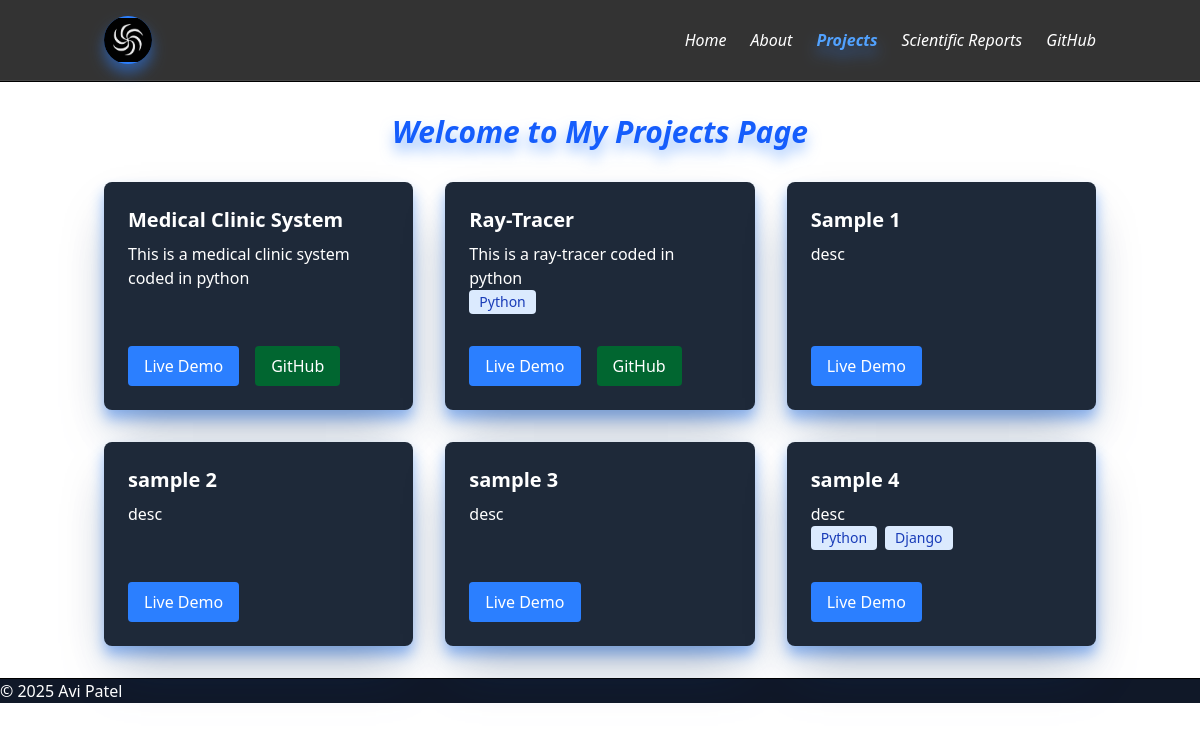
/projects/, run on the app's committed database.
### main/models.py (models this page shows, shortened)
class Project(models.Model):
    title = models.CharField(max_length=200)
    description = models.TextField()
    link = models.URLField(blank=True)
    github_link = models.URLField(blank=True, null=True)
    image = models.ImageField(upload_to='projects/', blank=True)
    tags = models.CharField(max_length=200, blank=True)
    def tag_list(self):
        return [tag.strip() for tag in self.tags.split(",") if tag.strip()]
    class Meta:
        ordering = ['title']

### main/views.py (the view)
# urls.py: path('projects/', views.projects, name='projects'),
def projects(request):
    projects = Project.objects.all()
    return render(request, 'main/projects.html', {
        'projects': projects,
    })

### main/templates/main/projects.html (shortened to what this page needs)
{% extends "base.html" %}
{% load static %}
{% block content %}
<div class="container mx-auto px-4 py-8">
  <h1 class="text-3xl italic font-bold mb-8 text-center drop-shadow-xl/50 drop-shadow-blue-500 text-blue-600">Welcome to My Projects Page</h1>
  <div class="grid grid-cols-1 md:grid-cols-2 lg:grid-cols-3 gap-8 drop-shadow-xl/50 drop-shadow-blue-500">
    {% for project in projects %}
      <div class="bg-gray-800 shadow-2xl rounded-lg p-6 flex flex-col justify-between">
        <h2 class="text-xl text-white font-semibold mb-2 hover:text-blue-400">{{ project.title }}</h2>
        <p class="text-white flex-grow">
          {{ project.description }}
        </p>
        <div class="mb-4 flex flex-wrap gap-2">
            {% for tag in project.tag_list %}
                <span class="bg-blue-100 text-blue-800 text-sm font-medium px-2.5 py-0.5 rounded">
                {{ tag }}
                </span>
            {% endfor %}
        </div>
        <div class="mt-4 flex space-x-4">
          <a href="#"
             class="bg-blue-500 text-white px-4 py-2 rounded hover:bg-blue-600 transition">
             Live Demo
          </a>
          {% if project.github_link %}
          <a href="{{ project.github_link }}" target="_blank"
             class="bg-green-800 text-white px-4 py-2 rounded hover:bg-green-900 transition">
             GitHub
          </a>
          {% endif %}
        </div>
      </div>
    {% endfor %}
  </div>
</div>
{% endblock %}

### data on the page
Project: title "Medical Clinic System", description "This is a medical clinic system coded in python"
Project: title "Ray-Tracer", description "This is a ray-tracer coded in python", tag_list "Python"
Project: title "Sample 1", description "desc"
Project: title "sample 2", description "desc"
Project: title "sample 3", description "desc"
Project: title "sample 4", description "desc", tag_list "Python" "Django"
